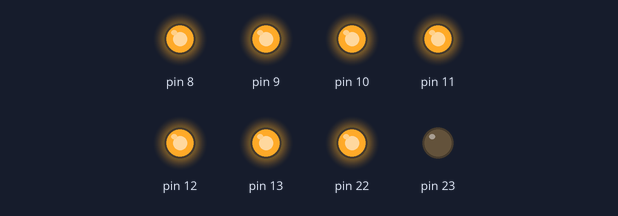
A sketch run on a simulated Arduino Uno, built with avr-gcc and run on an emulated ATmega328P. Parts: output pins drawn as LEDs (lit = HIGH).

Above: at 0.1 s.
At 6.1 s:
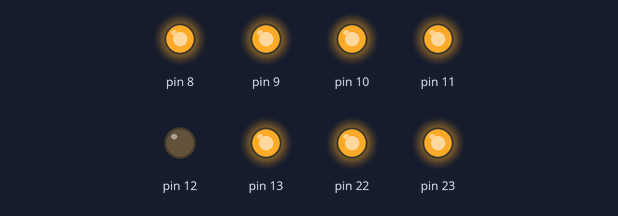
At 10.1 s:
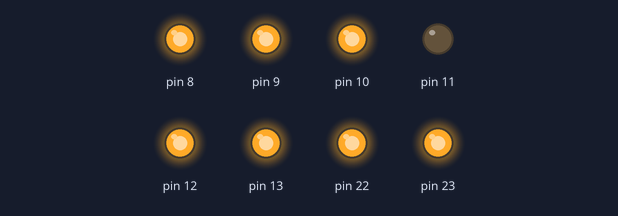
At 16.1 s:
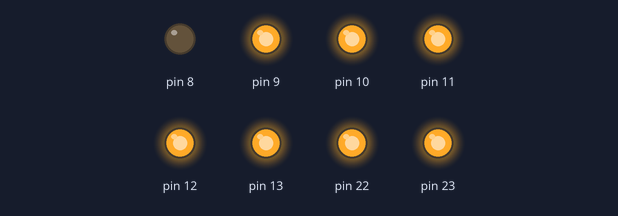
At 24.1 s:
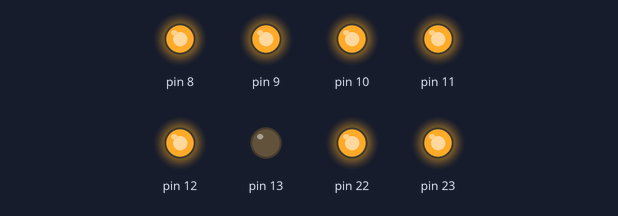
At 38.1 s:
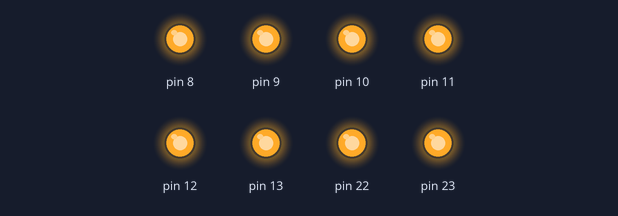
Timing chart, 0 to 39.6 s (numbered marks = the images above):
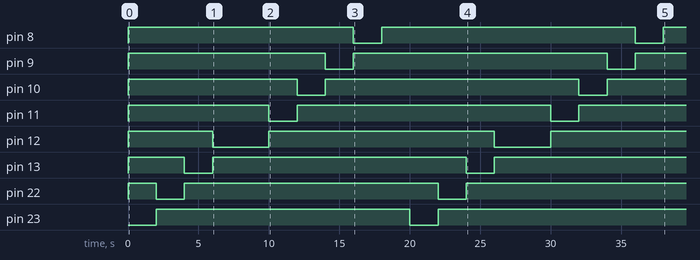

Measured:
- by itself, pin 8: alternates HIGH for 17.0 s and LOW for 2.0 s
- by itself, pin 9: goes HIGH 14.0 s, LOW 2.0 s, HIGH 18.0 s, LOW 2.0 s, then HIGH
- by itself, pin 10: goes HIGH 12.0 s, LOW 2.0 s, HIGH 18.0 s, LOW 2.0 s, then HIGH
- by itself, pin 11: goes HIGH 10.0 s, LOW 2.0 s, HIGH 18.0 s, LOW 2.0 s, then HIGH
- by itself, pin 12: goes HIGH 6.0 s, LOW 4.0 s, HIGH 16.0 s, LOW 4.0 s, then HIGH
- by itself, pin 13: goes HIGH 4.0 s, LOW 2.0 s, HIGH 18.0 s, LOW 2.0 s, then HIGH
- by itself, pin 22: goes HIGH 2.0 s, LOW 2.0 s, HIGH 18.0 s, LOW 2.0 s, then HIGH
- by itself, pin 23: LOW → HIGH at 2.0 s, → LOW 18.0 s later, → HIGH 2.0 s later

The sketch:

HWTESTS.ino
```cpp
//digital mp3//  IRELLIVENT CODE
int PORTB_1 = 4;
int PORTB_2 = 5;
int PORTB_3 = 6;
int PORTB_4 = 7;
int PORTB_5 = 50;
int PORTB_6 = 51;
int PORTB_7 = 52;
int PORTB_8 = 53;
int MP3_EN = 2;


void setup() {
  // put your setup code here, to run once:
  /*pinMode(11,OUTPUT);
  pinMode(PORTB_1, OUTPUT); digitalWrite(PORTB_1, LOW );
  pinMode(PORTB_2, OUTPUT); digitalWrite(PORTB_2, LOW );
  pinMode(PORTB_3, OUTPUT); digitalWrite(PORTB_3, LOW );
  pinMode(PORTB_4, OUTPUT); digitalWrite(PORTB_4, LOW );
  pinMode(PORTB_5, OUTPUT); digitalWrite(PORTB_5, LOW );
  pinMode(PORTB_6, OUTPUT); digitalWrite(PORTB_6, LOW );
  pinMode(PORTB_7, OUTPUT); digitalWrite(PORTB_7, LOW );
  pinMode(PORTB_8, OUTPUT); digitalWrite(PORTB_8, LOW );
  pinMode(MP3_EN, INPUT_PULLUP); */

  DDRB = B11111111;
}

void loop() {
  // put your main code here, to run repeatedly:
  /*digitalWrite(11,HIGH);
  delay(500);
  digitalWrite(11,LOW);
  delay(200);*/
  PORTB = B01111111;
  delay(2000);
  PORTB = B10111111;
  delay(2000);
  PORTB = B11011111;
  delay(2000);
  PORTB = B11101111;
  delay(2000);
  PORTB = B11101111;
  delay(2000);
  PORTB = B11110111;
  delay(2000);
  PORTB = B11111011;
  delay(2000);
  PORTB = B11111101;
  delay(2000);
  PORTB = B11111110;
  delay(2000);
  PORTB = B11111111;
  delay(2000);
}
```
